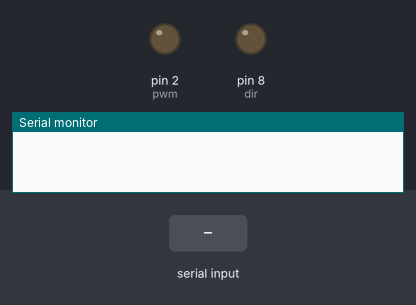
Recording of a sketch running on a simulated Arduino Uno, built with avr-gcc and run on an emulated ATmega328P. Parts: output pins drawn as LEDs (lit = HIGH), the last lines printed to the serial monitor. Inputs (shaded band) come from the test bench.

Above: at 1.2 s.
1.3 s: "D90\n" received over Serial
At 2.4 s:
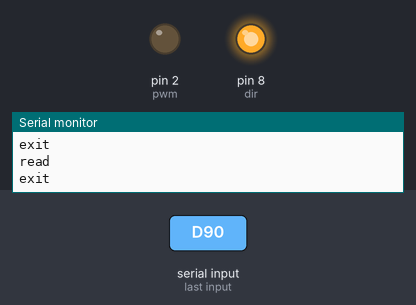
4.3 s: "d90\n" received over Serial
At 4.6 s:
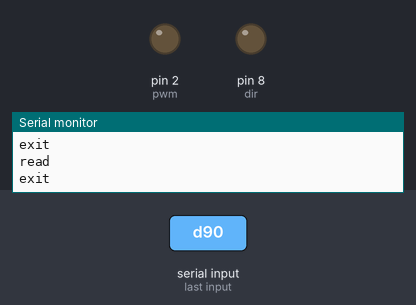
5.8 s: "D,45\n" received over Serial
At 7.0 s:
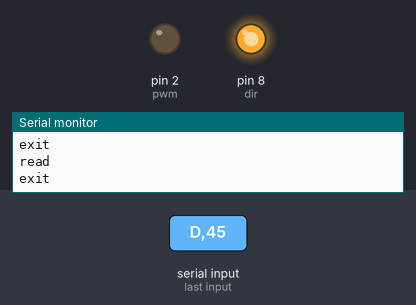
7.3 s: "d,45\n" received over Serial
At 8.1 s:
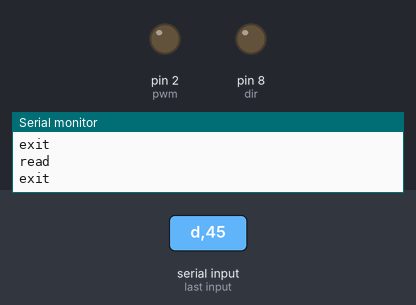
Timing chart, 0 to 9.8 s (numbered marks = the images above; inputs shaded):
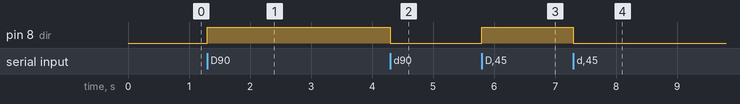

The sketch:

maxon.ino
```cpp
const int dir = 8;
const int pwm = 2;
char read;
const int standardPWM = 10;
volatile int count = 0;
volatile int setCount = -1;

//void incrementCount(void);

void setup()
{
  Serial.begin(57600);
  pinMode(dir, OUTPUT);
  pinMode(pwm, OUTPUT);
  //digitalWrite(dir, LOW); LOW = down, HIGH = up
  //analogWrite(pwm, 255);  pwm range 30-255

  attachInterrupt(digitalPinToInterrupt(20), incrementCount, CHANGE);
  attachInterrupt(digitalPinToInterrupt(21), incrementCount, CHANGE);
}

void loop()
{
  //Serial.println("loop");
  while (Serial.available())
  {
    Serial.println("read");
    char c = Serial.read();  //gets one byte from serial buffer
    read = c;

    if(read == 'D')
    {
      Serial.println("Drive to?");
      while(!Serial.available())
      {}
      int angle = Serial.parseInt();  //gets one byte from serial buffer
      if(angle > 0)
      {
        digitalWrite(dir, HIGH);
      }
      else
      {
        digitalWrite(dir, LOW);
      }
      //int angle = read;
      count = 0;
      setCount = angle/.36;  //1000 counts/rev

      Serial.print("angle:");Serial.print(angle);
      Serial.print(" set:");Serial.println(setCount);
      analogWrite(pwm, standardPWM);
    }

    if(read == 'u') //UP
    {
      Serial.println('u');
      analogWrite(pwm, standardPWM);
      digitalWrite(dir, HIGH);
      setCount = 1000;
    }

    if(read == 'd') //DOWN
    {
      Serial.println('d');
      analogWrite(pwm, standardPWM);
      digitalWrite(dir, LOW);
      setCount = 1000;
    }

    if(read == 'o') //OFF
    {
      Serial.println('o');
      analogWrite(pwm, 0);
    }
    Serial.println("exit");
  }
}

void incrementCount()
{
  if(setCount <= 0)
  {
    return;
  }
  Serial.println(count);
  count += 1;
  if(count > setCount)
  {
    Serial.println("target reached");
    analogWrite(pwm, 0);
    setCount = -1;
    count = 0;
  }
}
```

Measured:
- after the input at 1.3 s, pin 8 (dir): LOW → HIGH at once
- after the input at 4.3 s, pin 8 (dir): HIGH → LOW at once
- after the input at 5.8 s, pin 8 (dir): LOW → HIGH at once
- after the input at 7.3 s, pin 8 (dir): HIGH → LOW at once
